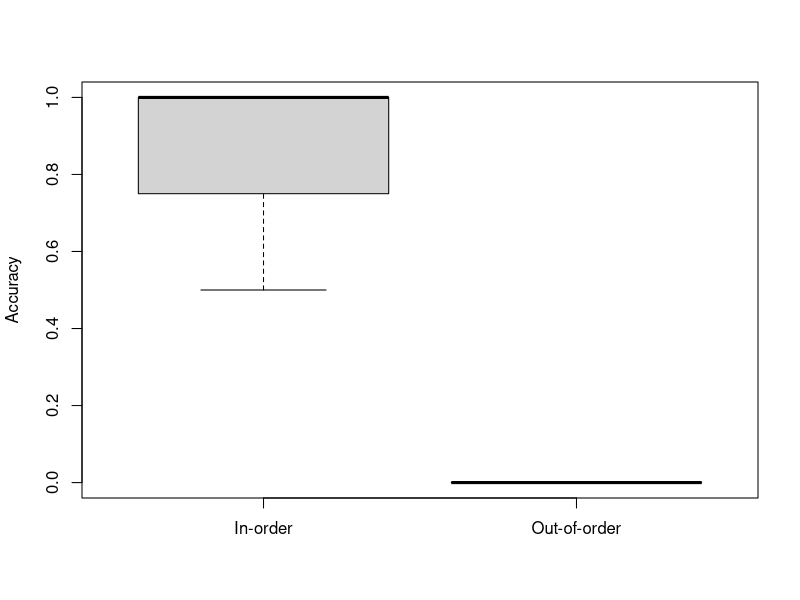
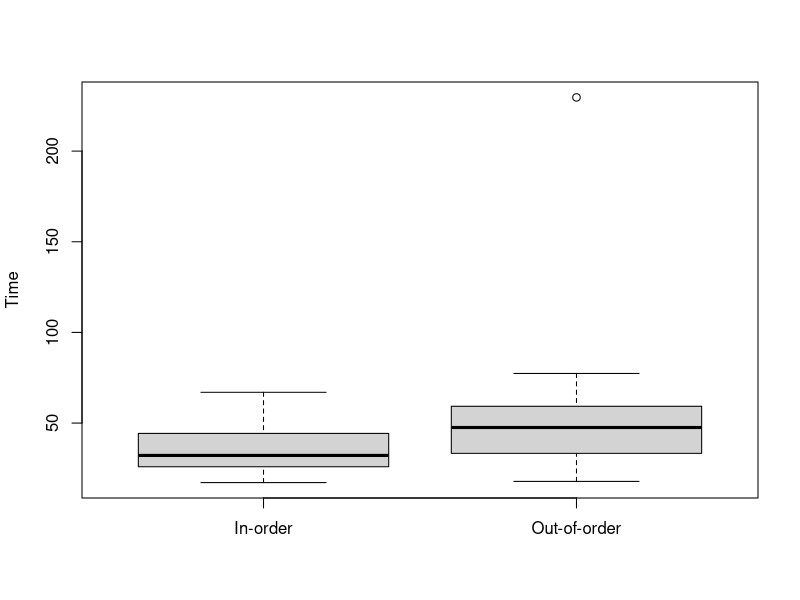
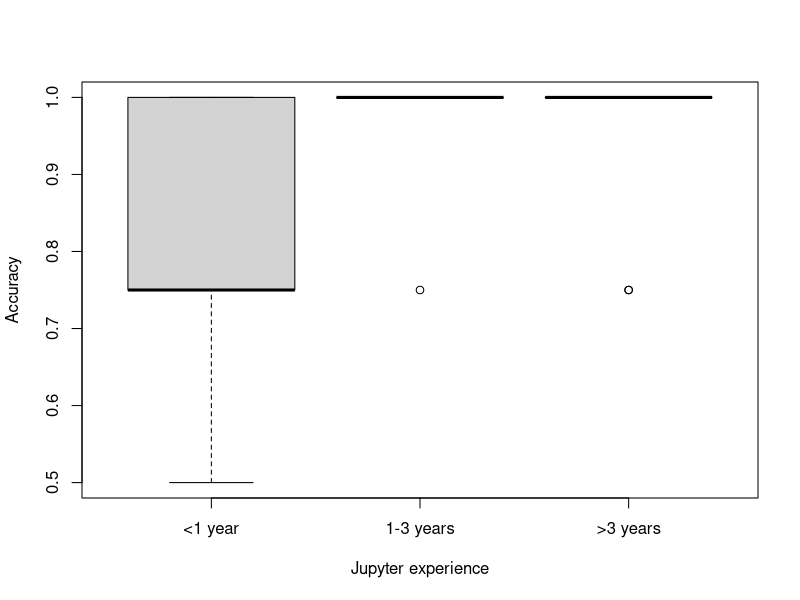
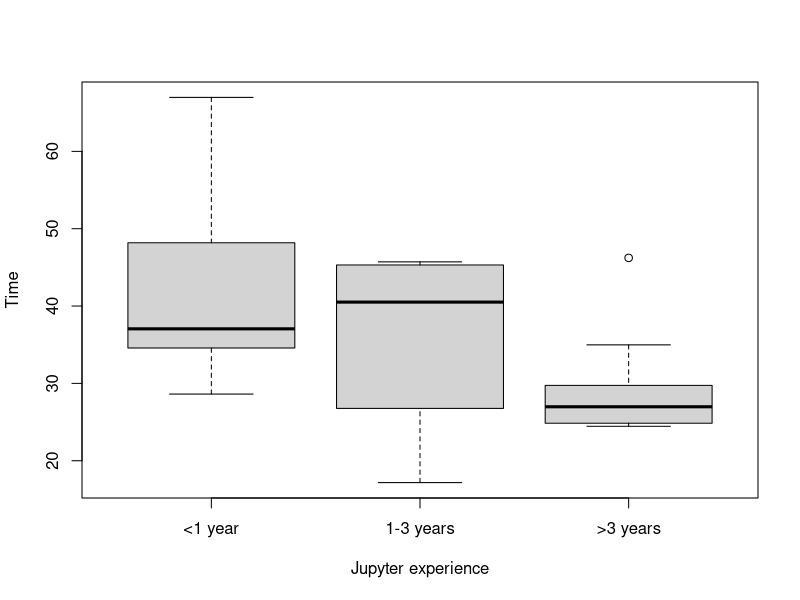

R code for these plots, in order:
library(psych)

# DATA PREPROCESSING

data <- read.csv("data.csv")

v_1 <- subset(data, Variant=="First in-order")
v_2 <- subset(data, Variant=="First out-of-order")

combined_names <- c(
  "Q1.Answer", "Q1.Time", "Q1.Correct",
  "Q2.Answer", "Q2.Time", "Q2.Correct",
  "Q3.Answer", "Q3.Time", "Q3.Correct",
  "Q4.Answer", "Q4.Time", "Q4.Correct")

# Create a table containing results for in-order questions.
io_1 <- cbind(
  v_1[1:2], v_1[3:5], v_1[ 9:11], v_1[15:17], v_1[21:23], v_1[27:29])
io_2 <- cbind(
  v_2[1:2], v_2[6:8], v_2[12:14], v_2[18:20], v_2[24:26], v_2[27:29])
names(io_1)[3:14] <- combined_names
names(io_2)[3:14] <- combined_names
io <- rbind(io_1, io_2)

# Create a table containing results for out-of-order questions.
oo_1 <- cbind(
  v_1[1:2], v_1[6:8], v_1[12:14], v_1[18:20], v_1[24:26], v_1[27:29])
oo_2 <- cbind(
  v_2[1:2], v_2[3:5], v_2[ 9:11], v_2[15:17], v_2[21:23], v_2[27:29])
names(oo_1)[3:14] <- combined_names
names(oo_2)[3:14] <- combined_names
oo <- rbind(oo_1, oo_2)

# DESCRIPTIVE STATISTICS

io_accuracy <- rowMeans(cbind(io[5], io[8], io[11], io[14]))
describe(io_accuracy)
oo_accuracy <- rowMeans(cbind(oo[5], oo[8], oo[11], oo[14]))
describe(oo_accuracy)

io_time <- rowMeans(cbind(io[4], io[7], io[10], io[13]))
describe(io_time)
oo_time <- rowMeans(cbind(oo[4], oo[7], oo[10], oo[13]))
describe(oo_time)

describeBy(io_accuracy, io$Computer.science.experience)
describeBy(io_accuracy, io$Jupyter.notebook.experience)

describeBy(io_time, io$Computer.science.experience)
describeBy(io_time, io$Jupyter.notebook.experience)

# INFERENTIAL STATISTICS

# Is there a difference between in-order and out-of-order accuracy?
t.test(
  oo_accuracy,
  io_accuracy,
  alternative="less",
  paired=TRUE,
  conf.level=0.95)

# Is there a difference between in-order and out-of-order time?
t.test(
  io_time,
  oo_time,
  alternative="less",
  paired=TRUE,
  conf.level=0.95)

# Does the use of a colormap improve in-order accuracy?
t.test(
  subset(io_accuracy, io$Interface=="Default"),
  subset(io_accuracy, io$Interface=="Colormap"),
  alternative="less",
  paired=FALSE,
  conf.level=0.95)

# Does the use of a colormap improve in-order time?
t.test(
  subset(io_time, io$Interface=="Colormap"),
  subset(io_time, io$Interface=="Default"),
  alternative="less",
  paired=FALSE,
  conf.level=0.95)

# PLOTS

# Compare accuracy distributions between in-order and out-of-order.
boxplot(
  io_accuracy,
  oo_accuracy,
  names=c("In-order", "Out-of-order"),
  ylab="Accuracy")

# Compare timing distributions between in-order and out-of-order.
boxplot(
  io_time,
  oo_time,
  names=c("In-order", "Out-of-order"),
  ylab="Time")

# Compare in-order accuracy distributions over Jupyter experience.
boxplot(
  subset(io_accuracy, io$Jupyter.notebook.experience=="<1 year"),
  subset(io_accuracy, io$Jupyter.notebook.experience=="1-3 years"),
  subset(io_accuracy, io$Jupyter.notebook.experience==">3 years"),
  names=c("<1 year", "1-3 years", ">3 years"),
  xlab="Jupyter experience",
  ylab="Accuracy")

# Compare in-order timing distributions over Jupyter experience.
boxplot(
  subset(io_time, io$Jupyter.notebook.experience=="<1 year"),
  subset(io_time, io$Jupyter.notebook.experience=="1-3 years"),
  subset(io_time, io$Jupyter.notebook.experience==">3 years"),
  names=c("<1 year", "1-3 years", ">3 years"),
  xlab="Jupyter experience",
  ylab="Time")
